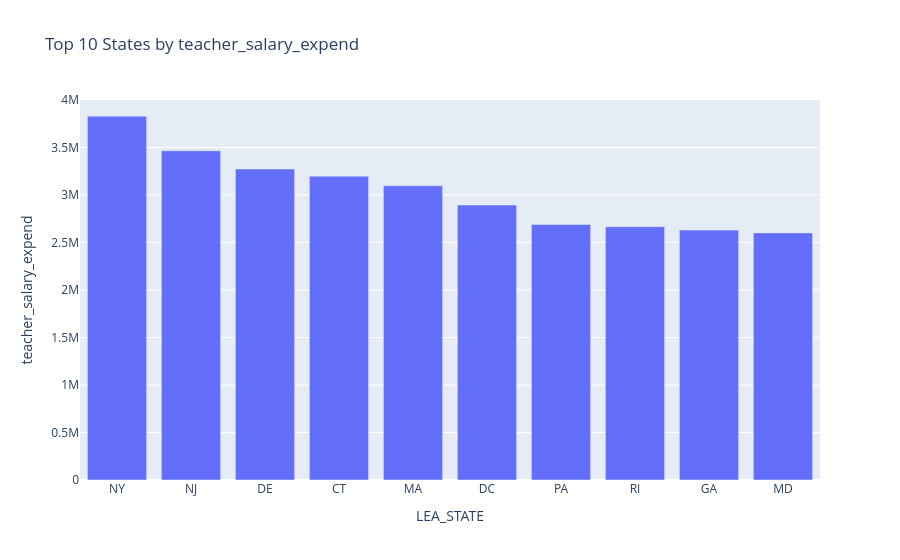

This figure's notebook cell:
### Code cell
n = 10

plot_feature_by_state('teacher_salary_expend', n=n, min=0, max=4_000_000, top=True)

### Figure 1 — Plotly figure (JSON) as saved in the notebook; plotly's stock layout.template omitted (floating-point values rounded to 4 significant figures)
{"data": [{"alignmentgroup": "True", "hovertemplate": "LEA_STATE=%{x}<br>teacher_salary_expend=%{y}<extra></extra>", "legendgroup": "", "marker": {"color": "#636efa", "pattern": {"shape": ""}}, "name": "", "offsetgroup": "", "orientation": "v", "showlegend": false, "textposition": "auto", "type": "bar", "x": ["NY", "NJ", "DE", "CT", "MA", "DC", "PA", "RI", "GA", "MD"], "xaxis": "x", "y": [3830000.0, 3465000.0, 3273000.0, 3199000.0, 3097000.0, 2894000.0, 2690000.0, 2667000.0, 2631000.0, 2601000.0], "yaxis": "y"}], "layout": {"barmode": "relative", "legend": {"tracegroupgap": 0}, "title": {"text": "Top 10 States by teacher_salary_expend"}, "xaxis": {"anchor": "y", "domain": [0, 1], "title": {"text": "LEA_STATE"}}, "yaxis": {"anchor": "x", "domain": [0, 1], "range": [0, 4000000], "title": {"text": "teacher_salary_expend"}}}}
